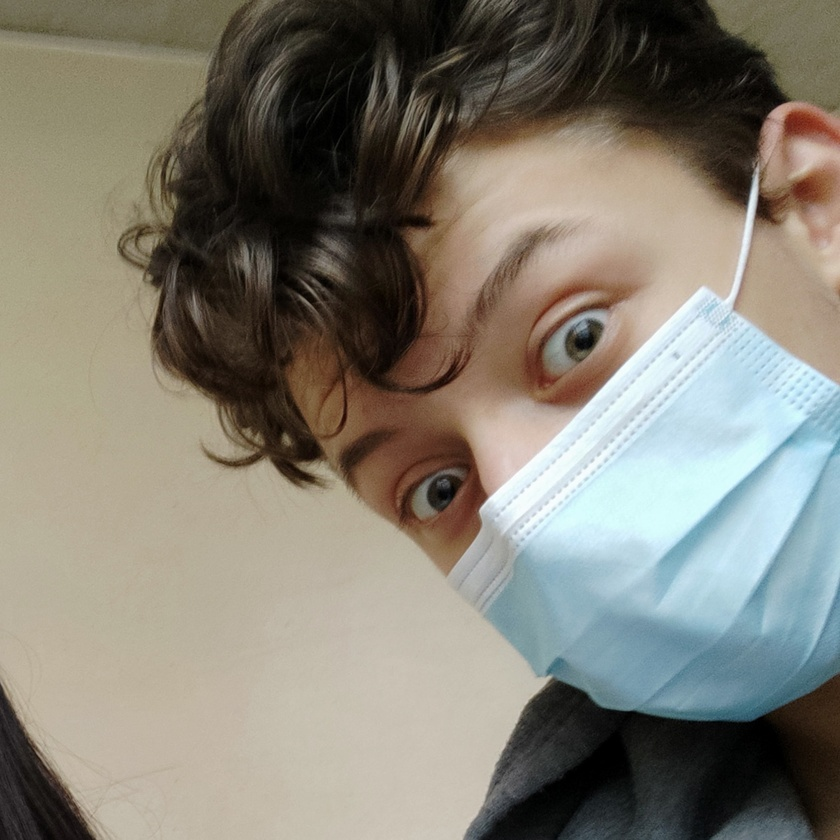
#> input picture pdp.jpg, 840 x 840 px, shrunk from 2270 x 2270 before the run
$ python imgtoascii.py
#> lines starting #> are read from the running program, lines starting #| are printed output that depends on the picture
from PIL import Image
import numpy as np
from typing import Optional

class Img(object):

    def __init__(self, path: str):
#> called with path = 'pdp.jpg'
        self.path = path
        self.image = Image.open(path).convert('L')
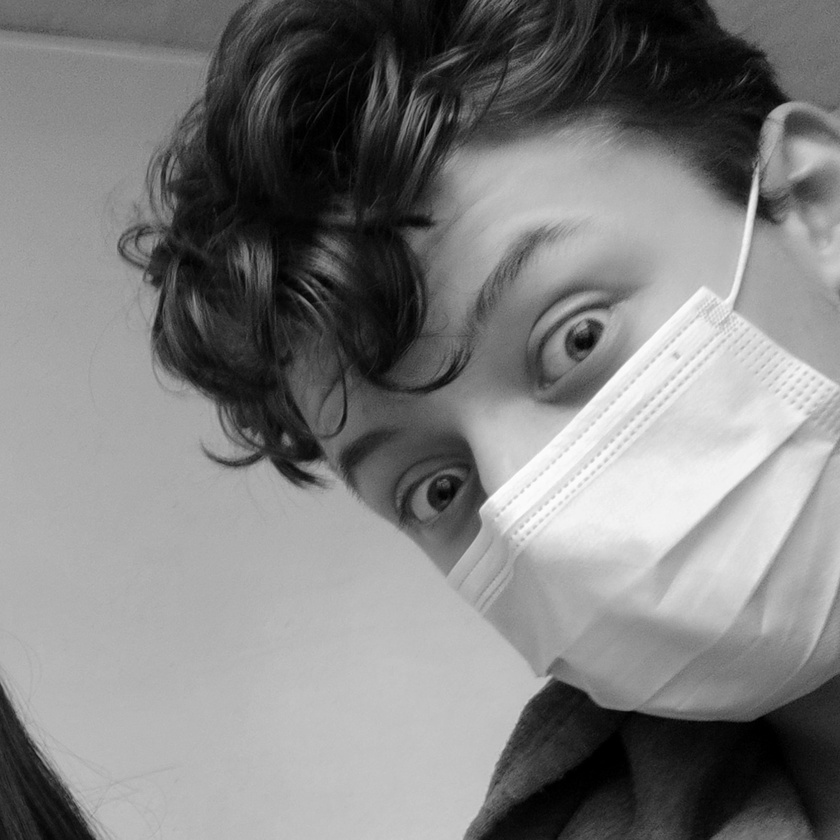
#> self.image: PIL image 840x840 L; min 0, max 255, mean 127.4
        self.chars_70 = '$@B%8&WM#*oahkbdpqwmZO0QLCJUYXzcvunxrjft/\|()1{}[]?-_+~<>i!lI;:,"^`\'. '
        self.chars_10 = '@%#*+=-:. '

    def _get_grayscale(self, img):
        im = np.array(img)
        w, h = im.shape
        return np.average(im.reshape(w * h))

    def to_ascii(self, more_detail: Optional[bool] = False, scale: Optional[float] = 0.43, cols: Optional[int] = 80, out_file: Optional[str] = False):
#> called with more_detail = False, scale = 0.43, cols = 80, out_file = 'pdp.ascii.txt'
        print('Generating ASCII art...')
        W, H = self.image.size[0], self.image.size[1]
#> W = 840; H = 840
        w = W / cols
#> w = 10.5
        h = w / scale
#> h = 24.42
        rows = int(H / h)
#> rows = 34
        if cols > W or rows > H:
            print("Image too small for specified cols !")
            exit(0)
        aimg = []
        for j in range(rows):
            y1 = int(j * h)
            y2 = int((j + 1) * h)
            if j == rows - 1: y2 = H
            aimg.append("")
            for i in range(cols):
                x1 = int(i* w)
                x2 = int((i + 1) * w)
                if i == cols - 1: x2 = W
                img = self.image.crop((x1, y1, x2, y2))
                avg = int(self._get_grayscale(img))
                if more_detail: gs_val = self.chars_70[int((avg * 69) / 255)]
                else: gs_val = self.chars_10[int((avg * 9) / 255)]
                aimg[j] += gs_val
        if out_file:
            f = open(out_file, 'w')
            for row in aimg: f.write(row + '\n')
#> this loop made 34 passes
            f.close()
        return aimg

if __name__ == '__main__':
    print(Img('pdp.jpg').to_ascii(out_file = 'pdp.ascii.txt'))
